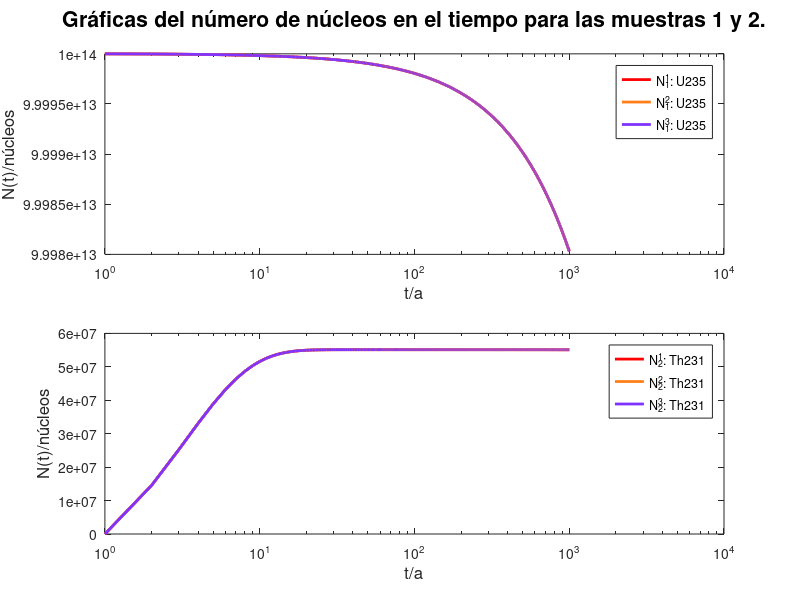
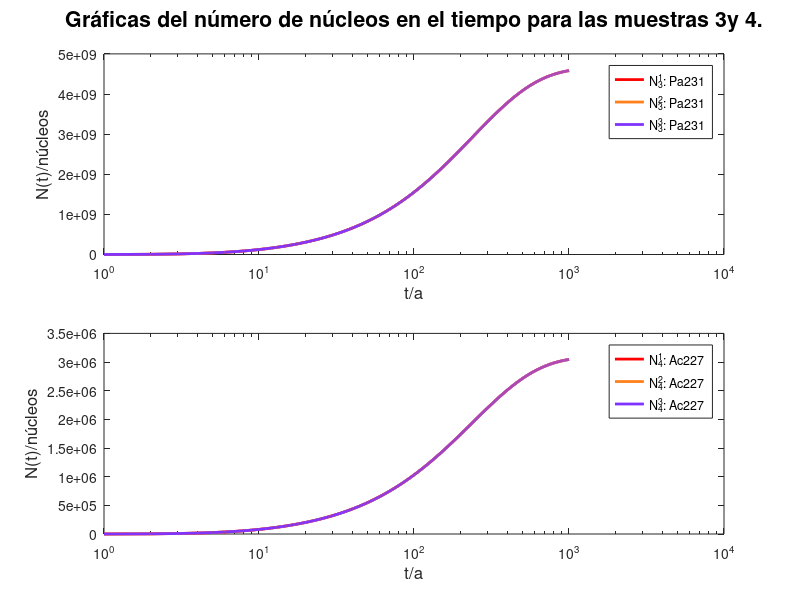
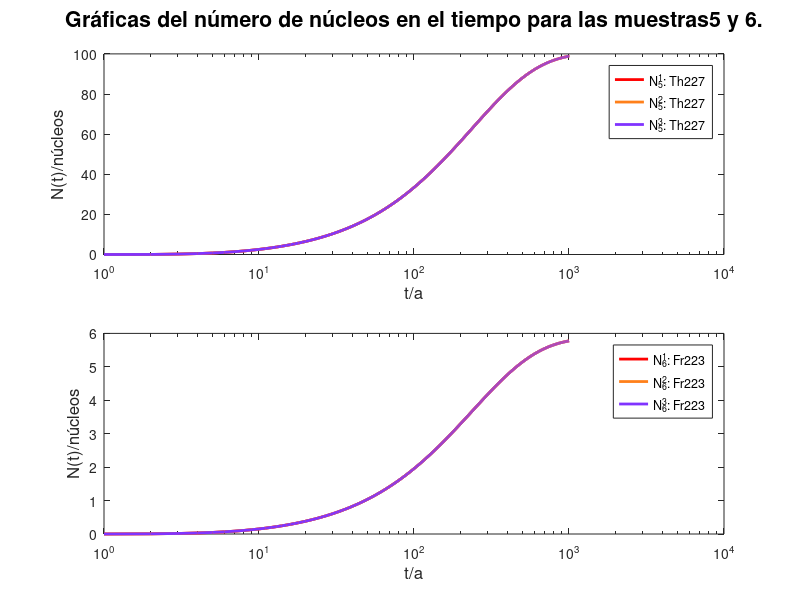
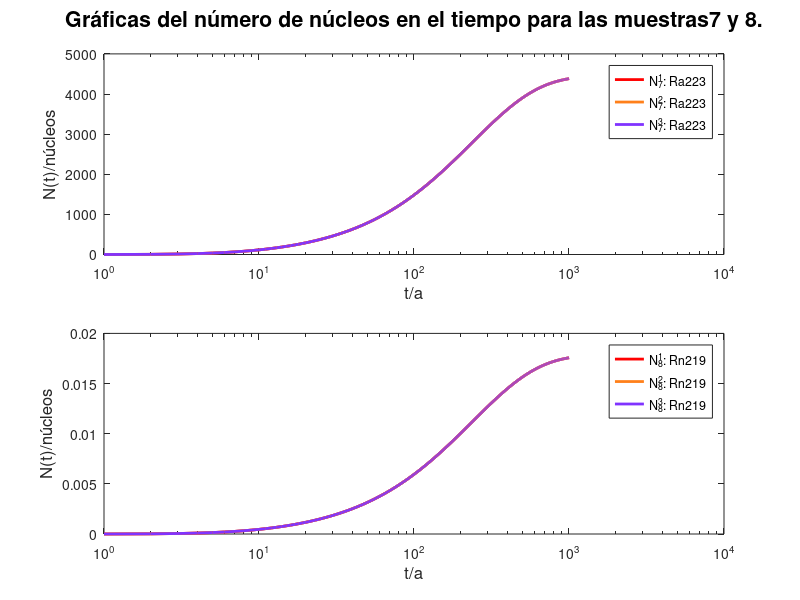

Write MATLAB code to recreate these figures, in order.
clear
clc
format longe;

%tiempo0 = clock();
#Definase la matriz M
lambda=[9.846e-10, 1.786e-3, 2.116e-5, 3.184e-2, 1.353e+1, 1.656e+4, 2.213e+1, 5.520e+6, 1.227e+10, 1.009e+4, 2.186e+11, 1.702e+5, 4.236e+7, 7.638e+4, 0];

#Las fracciones de desintegración para los canales alfa y beta en las etapas de
#desintegración correspondientes al Actinio 227, Polonio 2015 y Bismuto 211.
ratio=[0.013800, 0.98620, 0.9999977, 0.0000023, 0.99724, 0.00276];

#La matriz del sistema de ecuaciones de orden 15 está compuesto por el siguiente
#arreglo conformado por los valores del vector lambda y oportunamente incluyendo
#los del vector ratio
M=zeros(15,15);
M(1,1)=-lambda(1); M(2,2)=-lambda(2); M(3,3)=-lambda(3); M(4,4)=-lambda(4);
M(5,5)=-lambda(5); M(6,6)=-lambda(6); M(7,7)=-lambda(7); M(8,8)=-lambda(8);
M(9,9)=-lambda(9); M(10,10)=-lambda(10); M(11,11)=-lambda(11);
M(12,12)=-lambda(12); M(13,13)=-lambda(13); M(14,14)=-lambda(14);

M(2,1)=lambda(1); M(3,2)=lambda(2); M(4,3)=lambda(3); M(5,4)=ratio(1)*lambda(4);
M(6,4)=ratio(2)*lambda(4); M(7,5)=lambda(5); M(7,6)=lambda(6);
M(8,7)=lambda(7); M(9,8)=lambda(8); M(10,9)=ratio(3)*lambda(9);
M(11,9)=ratio(4)*lambda(9); M(12,10)=lambda(10); M(12,11)=lambda(11);
M(13,12)=ratio(5)*lambda(12); M(14,12)=ratio(6)*lambda(12); M(15,13)=lambda(13);
M(15,14)=lambda(14);

%El vector de transiciones
DeltaN = [[-1, 1, zeros(1, 13)]', [0, -1, 1, zeros(1, 12)]', [zeros(1, 2), -1, 1,zeros(1, 11)]', [zeros(1, 3), -1, 1, 1,zeros(1, 9)]',[zeros(1, 4), -1, 0, 1, zeros(1, 8)]', [zeros(1, 5), -1, 1, zeros(1, 8)]', [zeros(1, 6), -1, 1, zeros(1, 7)]', [zeros(1, 7), -1, 1, zeros(1, 6)]',[zeros(1, 8), -1, 1, 1, zeros(1, 4)]', [zeros(1, 9), -1, 0, 1, zeros(1, 3)]', [zeros(1, 10), -1, 1, zeros(1, 3)]', [zeros(1, 11), -1, 1, 1, 0]',[zeros(1, 12), -1, 0, 1]', [zeros(1, 13), -1, 1]', zeros(1, 15)'];

%La escala de tiempo
m = 1.00e+03;
deltat = 2.0e+02;

%El numero inicial de particulas: (7.2331e+03)*(1/238.03)*(6.022e+23)
%N0 = (7.2331e+03)*(1/238.03)*(6.022e+23);
N0 = 1e+14;
N = [[N0, zeros(1,14)]', zeros(15, 1)];
N2 = [[N0, zeros(1,14)]', zeros(15, 1)];
N3 = [[N0, zeros(1,14)]', zeros(15, 1)];
DeltaW = zeros(15, 2);
DeltaW2 = zeros(15, 2);
DeltaW3 = zeros(15, 2);

%La matriz de evolucion del sistema
for a = 1:m
  %Probabilidad de que la kesima sustancia se desintegre
  P(:, a) = (lambda(:).*N(:,a).*deltat)./(norm(lambda(:).*N(:,a).*deltat));
  P2(:, a) = (lambda(:).*N2(:,a).*deltat)./(norm(lambda(:).*N2(:,a).*deltat));
  P3(:, a) = (lambda(:).*N3(:,a).*deltat)./(norm(lambda(:).*N3(:,a).*deltat));

  Sigmat = zeros(15, 15);
  Sigmat2 = zeros(15, 15);
  Sigmat3 = zeros(15, 15);

  %Calculo de la covarianza matriz
  for k = 1:15
    Sigmat = Sigmat + P(k, a)*DeltaN(:, k)*DeltaN(:, k)';
    Sigmat2 = Sigmat2 + P2(k, a)*DeltaN(:, k)*DeltaN(:, k)';
    Sigmat3 = Sigmat3 + P3(k, a)*DeltaN(:, k)*DeltaN(:, k)';
  endfor
  [X, sigmat] = lu(Sigmat);
  sigmat = sqrt(deltat)*sigmat;

  [X, sigmat2] = lu(Sigmat2);
  sigmat2 = sqrt(deltat)*sigmat2;

  [X, sigmat3] = lu(Sigmat3);
  sigmat3 = sqrt(deltat)*sigmat3;

  %El ruido blanco
  N(:, a + 1) = pinv(eye(15) - deltat*M)*(N(:, a) + sigmat*(DeltaW(:, 2) - DeltaW(:, 1)));
  DeltaW(:, 1) = DeltaW(:, 2);
  DeltaW(:, 2) = sqrt(deltat)*(rand(15,1));

  N2(:, a + 1) = pinv(eye(15) - deltat*M)*(N2(:, a) + sigmat2*(DeltaW2(:, 2) - DeltaW2(:, 1)));
  DeltaW2(:, 1) = DeltaW2(:, 2);
  DeltaW2(:, 2) = sqrt(deltat)*(rand(15,1));

  N3(:, a + 1) = pinv(eye(15) - deltat*M)*(N3(:, a) + sigmat3*(DeltaW3(:, 2) - DeltaW3(:, 1)));
  DeltaW3(:, 1) = DeltaW3(:, 2);
  DeltaW3(:, 2) = sqrt(deltat)*(rand(15,1));
endfor
%
%Figura 1
figure(1,"position",[0, 0, 1200, 1000])
subplot(2,1,1)
semilogx(N(1, :),'Color', [1 0 0],'LineWidth', 2);
hold on;
semilogx(N2(1, :), 'Color', [1 0.5 0.1], 'LineWidth', 2);
semilogx(N3(1, :), 'Color', [0.5 0.2 1], 'LineWidth', 2);
%semilogx(nucleo1, 'Color', [0 0 0], 'LineWidth', 2)
hold off;
xlabel('t/a', 'fontsize', 12)
ylabel('N(t)/núcleos', 'fontsize', 12)
legend('N^{1}_{1}: U235', 'N^{2}_{1}: U235', 'N^{3}_{1}: U235', 'Control')

%
subplot(2,1,2)
semilogx(N(2, :), 'Color', [1 0 0], 'LineWidth', 2)
hold on;
semilogx(N2(2, :), 'Color', [1 0.5 0.1], 'LineWidth', 2);
semilogx(N3(2, :), 'Color', [0.5 0.2 1], 'LineWidth', 2);
%semilogx(nucleo2, 'Color', [0 0 0], 'LineWidth', 2)
hold off;
xlabel('t/a', 'fontsize', 12)
ylabel('N(t)/núcleos', 'fontsize', 12)
legend('N^{1}_{2}: Th231', 'N^{2}_{2}: Th231', 'N^{3}_{2}: Th231', 'Control')
figure1 = axes('visible', 'off', 'title', 'Gráficas del número de núcleos en el tiempo para las muestras 1 y 2.', 'fontsize', 14);

%Figura 2
figure(2,"position",[0, 0, 1200, 1000])
subplot(2,1,1)
semilogx(N(3, :),'Color', [1 0 0],'LineWidth', 2);
hold on;
semilogx(N2(3, :), 'Color', [1 0.5 0.1], 'LineWidth', 2);
semilogx(N3(3, :), 'Color', [0.5 0.2 1], 'LineWidth', 2);
%semilogx(nucleo3, 'Color', [0 0 0], 'LineWidth', 2)
hold off;
xlabel('t/a', 'fontsize', 12)
ylabel('N(t)/núcleos', 'fontsize', 12)
legend('N^{1}_{3}: Pa231', 'N^{2}_{3}: Pa231', 'N^{3}_{3}: Pa231', 'Control')

%
subplot(2,1,2)
semilogx(N(4, :), 'Color', [1 0 0], 'LineWidth', 2)
hold on;
semilogx(N2(4, :), 'Color', [1 0.5 0.1], 'LineWidth', 2);
semilogx(N3(4, :), 'Color', [0.5 0.2 1], 'LineWidth', 2);
%semilogx(nucleo4, 'Color', [0 0 0], 'LineWidth', 2)
hold off;
xlabel('t/a', 'fontsize', 12)
ylabel('N(t)/núcleos', 'fontsize', 12)
legend('N^{1}_{4}: Ac227', 'N^{2}_{4}: Ac227', 'N^{3}_{4}: Ac227', 'Control')
figure1 = axes('visible', 'off', 'title', 'Gráficas del número de núcleos en el tiempo para las muestras 3y 4.', 'fontsize', 14);

%Figura 3
figure(3,"position",[0, 0, 1200, 1000])
subplot(2,1,1)
semilogx(N(5, :),'Color', [1 0 0],'LineWidth', 2);
hold on;
semilogx(N2(5, :), 'Color', [1 0.5 0.1], 'LineWidth', 2);
semilogx(N3(5, :), 'Color', [0.5 0.2 1], 'LineWidth', 2);
%semilogx(nucleo5, 'Color', [0 0 0], 'LineWidth', 2)
hold off;
xlabel('t/a', 'fontsize', 12)
ylabel('N(t)/núcleos', 'fontsize', 12)
legend('N^{1}_{5}: Th227', 'N^{2}_{5}: Th227', 'N^{3}_{5}: Th227', 'Control')

%
subplot(2,1,2)
semilogx(N(6, :), 'Color', [1 0 0], 'LineWidth', 2)
hold on;
semilogx(N2(6, :), 'Color', [1 0.5 0.1], 'LineWidth', 2);
semilogx(N3(6, :), 'Color', [0.5 0.2 1], 'LineWidth', 2);
%semilogx(nucleo6, 'Color', [0 0 0], 'LineWidth', 2)
hold off;
xlabel('t/a', 'fontsize', 12)
ylabel('N(t)/núcleos', 'fontsize', 12)
legend('N^{1}_{6}: Fr223', 'N^{2}_{6}: Fr223', 'N^{3}_{6}: Fr223')
figure1 = axes('visible', 'off', 'title', 'Gráficas del número de núcleos en el tiempo para las muestras5 y 6.', 'fontsize', 14);

%Figura 4
figure(4,"position",[0, 0, 1200, 1000])
subplot(2,1,1)
semilogx(N(7, :),'Color', [1 0 0],'LineWidth', 2);
hold on;
semilogx(N2(7, :), 'Color', [1 0.5 0.1], 'LineWidth', 2);
semilogx(N3(7, :), 'Color', [0.5 0.2 1], 'LineWidth', 2);
%semilogx(nucleo7, 'Color', [0 0 0], 'LineWidth', 2)
hold off;
xlabel('t/a', 'fontsize', 12)
ylabel('N(t)/núcleos', 'fontsize', 12)
legend('N^{1}_{7}: Ra223', 'N^{2}_{7}: Ra223', 'N^{3}_{7}: Ra223', 'Control')

%
subplot(2,1,2)
semilogx(N(8, :), 'Color', [1 0 0], 'LineWidth', 2)
hold on;
semilogx(N2(8, :), 'Color', [1 0.5 0.1], 'LineWidth', 2);
semilogx(N3(8, :), 'Color', [0.5 0.2 1], 'LineWidth', 2);
%semilogx(nucleo8, 'Color', [0 0 0], 'LineWidth', 2)
hold off;
xlabel('t/a', 'fontsize', 12)
ylabel('N(t)/núcleos', 'fontsize', 12)
legend('N^{1}_{8}: Rn219', 'N^{2}_{8}: Rn219', 'N^{3}_{8}: Rn219', 'Control')
figure1 = axes('visible', 'off', 'title', 'Gráficas del número de núcleos en el tiempo para las muestras7 y 8.', 'fontsize', 14);

%Figura 5
figure(5,"position",[0, 0, 1200, 1000])
subplot(2,1,1)
semilogx(N(9, :),'Color', [1 0 0],'LineWidth', 2);
hold on;
semilogx(N2(9, :), 'Color', [1 0.5 0.1], 'LineWidth', 2);
semilogx(N3(9, :), 'Color', [0.5 0.2 1], 'LineWidth', 2);
%semilogx(nucleo9, 'Color', [0 0 0], 'LineWidth', 2)
hold off;
xlabel('t/a', 'fontsize', 12)
ylabel('N(t)/núcleos', 'fontsize', 12)
legend('N^{1}_{9}: Po215', 'N^{2}_{9}: Po215', 'N^{3}_{9}: Po215', 'Control')

%
subplot(2,1,2)
semilogx(N(10, :), 'Color', [1 0 0], 'LineWidth', 2)
hold on;
semilogx(N2(10, :), 'Color', [1 0.5 0.1], 'LineWidth', 2);
semilogx(N3(10, :), 'Color', [0.5 0.2 1], 'LineWidth', 2);
%semilogx(nucleo10, 'Color', [0 0 0], 'LineWidth', 2)
hold off;
xlabel('t/a', 'fontsize', 12)
ylabel('N(t)/núcleos', 'fontsize', 12)
legend('N^{1}_{10}: Pb211', 'N^{2}_{10}: Pb211', 'N^{3}_{10}: Pb211', 'Control')
figure1 = axes('visible', 'off', 'title', 'Gráficas del número de núcleos en el tiempo para las muestras9 y 10.', 'fontsize', 14);

%Figura 6
figure(6,"position",[0, 0, 1200, 1000])
subplot(2,1,1)
semilogx(N(11, :),'Color', [1 0 0],'LineWidth', 2);
hold on;
semilogx(N2(11, :), 'Color', [1 0.5 0.1], 'LineWidth', 2);
semilogx(N3(11, :), 'Color', [0.5 0.2 1], 'LineWidth', 2);
%semilogx(nucleo11, 'Color', [0 0 0], 'LineWidth', 2)
hold off;
xlabel('t/a', 'fontsize', 12)
ylabel('N(t)/núcleos', 'fontsize', 12)
legend('N^{1}_{11}: At215', 'N^{2}_{11}: At215', 'N^{3}_{11}: At215', 'Control')

%
subplot(2,1,2)
semilogx(N(12, :), 'Color', [1 0 0], 'LineWidth', 2)
hold on;
semilogx(N2(12,:), 'Color', [1 0.5 0.1], 'LineWidth', 2);
semilogx(N3(12,:), 'Color', [0.5 0.2 1], 'LineWidth', 2);
%semilogx(nucleo12, 'Color', [0 0 0], 'LineWidth', 2)
hold off;
xlabel('t/a', 'fontsize', 12)
ylabel('N(t)/núcleos', 'fontsize', 12)
legend('N^{1}_{12}: Bi211', 'N^{2}_{12}: Bi211', 'N^{3}_{12}: Bi211', 'Control')
figure1 = axes('visible', 'off', 'title', 'Gráficas del número de núcleos en el tiempo para las muestras 11 y 12.', 'fontsize', 14);

%Figura 7
figure(7,"position",[0, 0, 1200, 1000])
subplot(2,1,1)
semilogx(N(13, :),'Color', [1 0 0],'LineWidth', 2);
hold on;
semilogx(N2(13, :), 'Color', [1 0.5 0.1], 'LineWidth', 2);
semilogx(N3(13, :), 'Color', [0.5 0.2 1], 'LineWidth', 2);
%semilogx(nucleo13, 'Color', [0 0 0], 'LineWidth', 2)
hold off;
xlabel('t/a', 'fontsize', 12)
ylabel('N(t)/núcleos', 'fontsize', 12)
legend('N^{1}_{13}: Po211', 'N^{2}_{13}: Po211', 'N^{3}_{13}: Po211', 'Control')

%
subplot(2,1,2)
semilogx(N(14, :), 'Color', [1 0 0], 'LineWidth', 2)
hold on;
semilogx(N2(14, :), 'Color', [1 0.5 0.1], 'LineWidth', 2);
semilogx(N3(14, :), 'Color', [0.5 0.2 1], 'LineWidth', 2);
%semilogx(nucleo14, 'Color', [0 0 0], 'LineWidth', 2)
hold off;
xlabel('t/a', 'fontsize', 12)
ylabel('N(t)/núcleos', 'fontsize', 12)
legend('N^{1}_{14}: Tl207', 'N^{2}_{14}: Tl207', 'N^{3}_{14}: Tl207', 'Control')
figure1 = axes('visible', 'off', 'title', 'Gráficas del número de núcleos en el tiempo para las muestras 13 y 14.', 'fontsize', 14);

%Figura 8
figure(8,"position",[0, 0, 1200, 1000])
semilogx(N(15, :),'Color', [1 0 0],'LineWidth', 2);
hold on;
semilogx(N2(15, :), 'Color', [1 0.5 0.1], 'LineWidth', 2);
semilogx(N3(15, :), 'Color', [0.5 0.2 1], 'LineWidth', 2);
%semilogx(nucleo15, 'Color', [0 0 0], 'LineWidth', 2)
hold off;
xlabel('t/a', 'fontsize', 12)
ylabel('N(t)/núcleos', 'fontsize', 12)
legend('N^{1}_{15}: Pb207', 'N^{2}_{15}: Pb207', 'N^{3}_{15}: Pb207', 'Control')
figure1 = axes('visible', 'off', 'title', 'Gráficas del número de núcleos en el tiempo para lasmuestras 15.', 'fontsize', 14);
%
